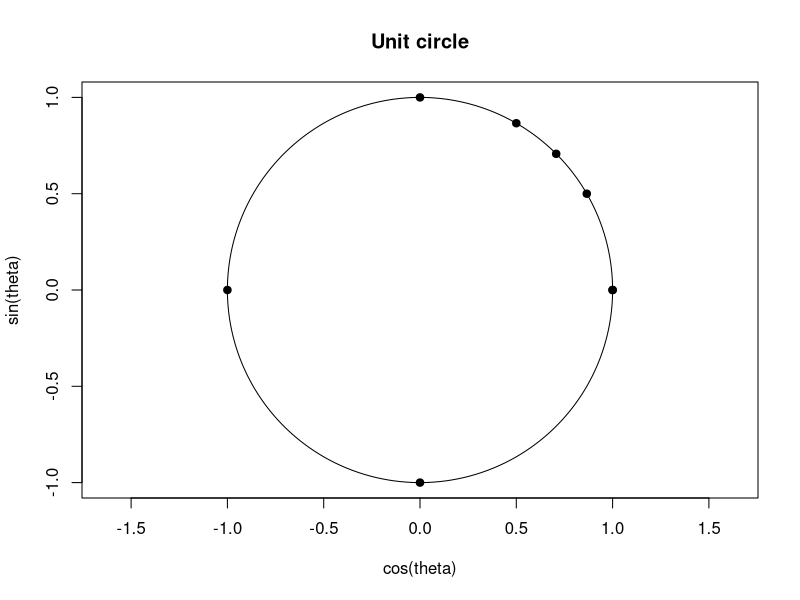
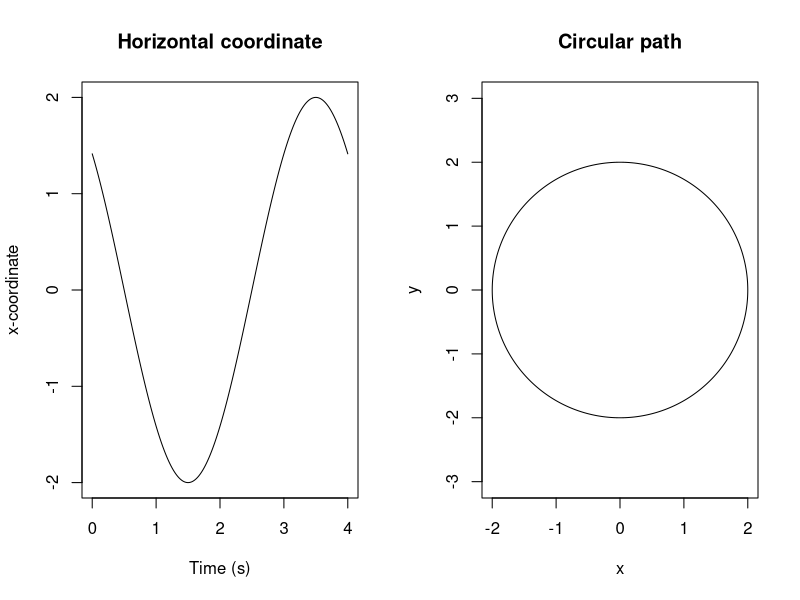

These figures' R source, in order:
# Chapter 8: Angles, radians, and the unit circle
# Laboratory A: unit-circle coordinates
angles <- c(0, pi/6, pi/4, pi/3, pi/2, pi, 3*pi/2, 2*pi)
results <- data.frame(theta=angles, x=cos(angles), y=sin(angles))
results$identity_error <- results$x^2 + results$y^2 - 1
print(results)
theta <- seq(0, 2*pi, length.out=401)
plot(cos(theta), sin(theta), type="l", asp=1, xlab="cos(theta)", ylab="sin(theta)", main="Unit circle")
points(results$x, results$y, pch=19)

# Laboratory B: arc length and sector area
radii <- c(1, 2, 3)
angles_b <- c(pi/6, pi/3, pi/2)
model <- expand.grid(radius=radii, theta=angles_b)
model$arc_length <- model$radius * abs(model$theta)
model$sector_area <- 0.5 * model$radius^2 * abs(model$theta)
print(model)

# Laboratory C: circular motion
time <- seq(0, 4, length.out=401)
r <- 2; omega <- pi/2; phase <- pi/4
x <- r*cos(omega*time + phase)
y <- r*sin(omega*time + phase)
par(mfrow=c(1,2))
plot(time, x, type="l", ylim=c(-r,r), xlab="Time (s)", ylab="x-coordinate", main="Horizontal coordinate")
plot(x, y, type="l", asp=1, xlab="x", ylab="y", main="Circular path")
par(mfrow=c(1,1))
